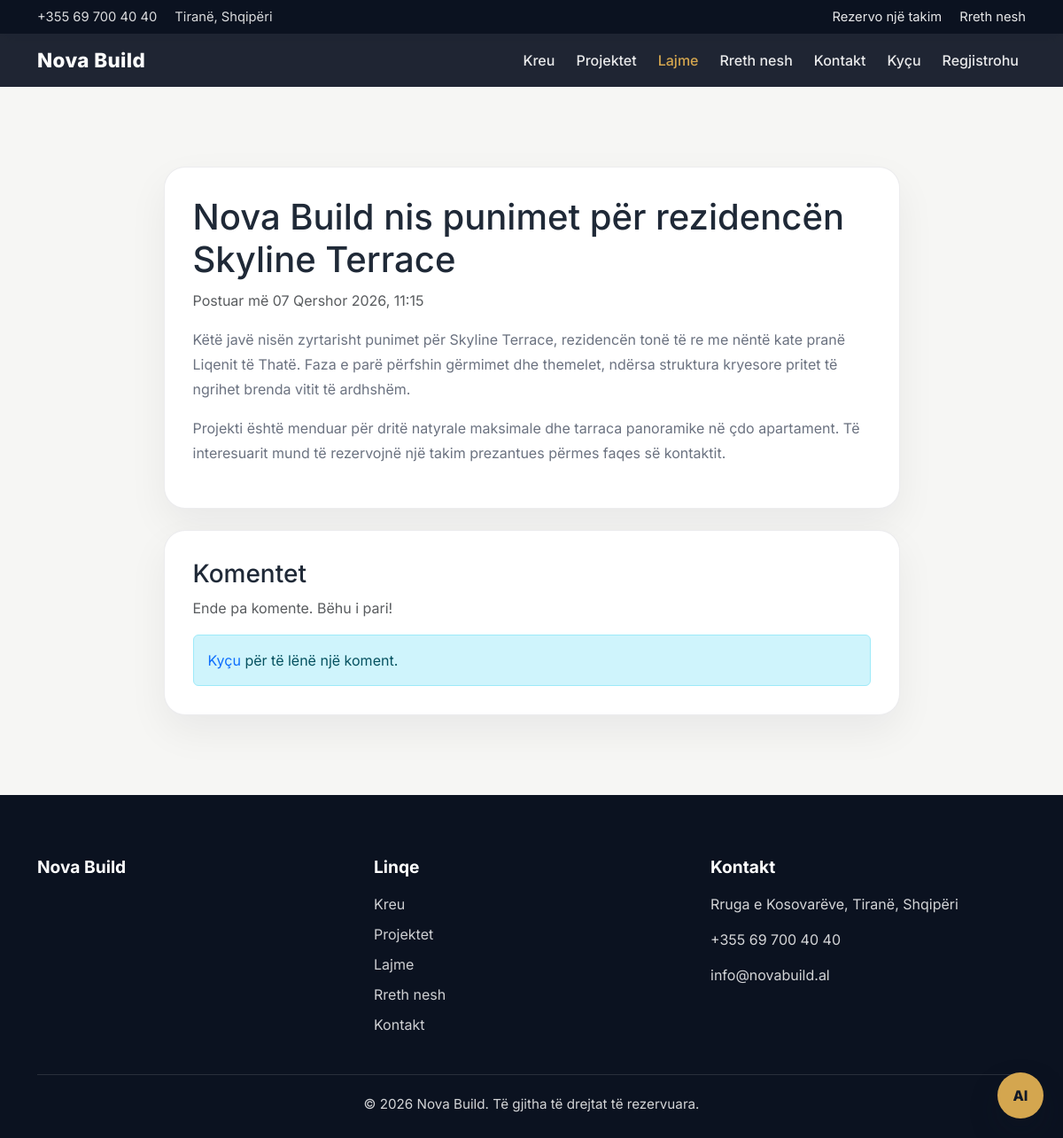
The app's page /news/13/ with its own data.
### nova/models.py (models this page shows, shortened)
class NewsPost(models.Model):
    title = models.CharField(max_length=120)
    content = models.TextField(blank=True)
    author = models.ForeignKey(User, on_delete=models.CASCADE)
    date_posted = models.DateTimeField(auto_now_add=True)
    class Meta:
        ordering = ['-date_posted']

### nova/views.py (the view)
# urls.py: path('news/<int:pk>/', views.NewsDetailView.as_view(), name='news-detail'),
class NewsDetailView(DetailView):
    model = NewsPost
    template_name = 'nova/news_detail.html'
    context_object_name = 'post'
    def get_context_data(self, **kwargs):
        context = super().get_context_data(**kwargs)
        context['comment_form'] = NewsCommentForm()
        return context

### nova/templates/nova/news_detail.html (shortened to what this page needs)
{% extends "nova/base.html" %}
{% block content %}
<main class="section-padding bg-light-custom">
  <div class="container">
    <div class="row justify-content-center">
      <div class="col-lg-9">
        <article class="content-panel mb-4">
          <h1>{{ post.title }}</h1>
          <p class="text-muted">Postuar më {{ post.date_posted|date:"d F Y, H:i" }}</p>
          <div>{{ post.content|linebreaks }}</div>
        </article>
        <div class="content-panel">
          <h3>Komentet</h3>
          {% for comment in post.comments.all %}
            <div class="border rounded p-3 mb-2">
              <div class="d-flex justify-content-between align-items-center mb-2">
                <small class="text-muted">
                  <strong>{{ comment.author }}</strong> • {{ comment.date_commented|timesince }} më parë
                </small>
                {% if user == comment.author or user.is_staff %}
                  <form method="post" action="{% url 'news-comment-delete' comment.pk %}">
                    {% csrf_token %}
                    <button type="submit" class="btn btn-sm btn-outline-danger">Fshi</button>
                  </form>
                {% endif %}
              </div>
              <p class="mb-0">{{ comment.content|linebreaks }}</p>
            </div>
          {% empty %}
            <p class="text-muted">Ende pa komente. Bëhu i pari!</p>
          {% endfor %}
          {% if user.is_authenticated %}
            <hr>
            <h5>Shto një koment</h5>
            <form method="post" action="{% url 'news-comment-add' post.pk %}">
              {% csrf_token %}
              <div class="mb-2">{{ comment_form.content }}</div>
              <button type="submit" class="btn btn-gold">Posto komentin</button>
            </form>
          {% else %}
            <div class="alert alert-info mb-0">
              <a href="{% url 'login' %}?next={{ request.path }}">Kyçu</a> për të lënë një koment.
            </div>
          {% endif %}
        </div>
      </div>
    </div>
  </div>
</main>
{% endblock %}

### static/styles/style.css (style rules this page uses)
:root { --dark: #111827; --dark-2: #1f2937; --gold: #d4a64f; --gold-dark: #bf8f31; --text: #1f2937; --muted: #6b7280; --light-bg: #f6f6f4; --white: #ffffff; --border: rgba(17, 24, 39, 0.08); }
* { box-sizing: border-box; }
html { scroll-behavior: smooth; }
body { margin: 0; font-family: 'Inter', sans-serif; color: var(--text); background-color: var(--light-bg); }
a { text-decoration: none; }
.hero-card, .content-panel, .feature-panel { background: rgba(255, 255, 255, 0.1); border: 1px solid rgba(255, 255, 255, 0.12); border-radius: 24px; padding: 32px; box-shadow: 0 24px 60px rgba(0, 0, 0, 0.18); }
.content-panel, .feature-panel { background: var(--white); border: 1px solid var(--border); box-shadow: 0 18px 45px rgba(15, 23, 42, 0.06); }
.section-padding { padding: 90px 0; }
.project-body p, .icon-card p, .content-panel p, .contact-item p, .feature-list li, .project-meta li { color: var(--muted); line-height: 1.75; }
.bg-light-custom { background: var(--light-bg); }

### records on screen
NewsPost: title "Nova Build nis punimet për rezidencën Skyline Terrace", date_posted "07 Qershor 2026, 11:15", content "Këtë javë nisën zyrtarisht punimet për Skyline Terrace, rezidencën tonë të re me nëntë kate pranë Liqenit të Thatë. Faza e parë përfshin gërmimet dhe themelet, ndërsa struktura kryesore pritet të ngrihet brenda vitit të ardhshëm. Projekti është menduar për dritë natyrale maksimale dhe tarraca panoramike në çdo apartament. Të interesuarit mund të rezervojnë një takim prezantues përmes faqes së kontaktit."
